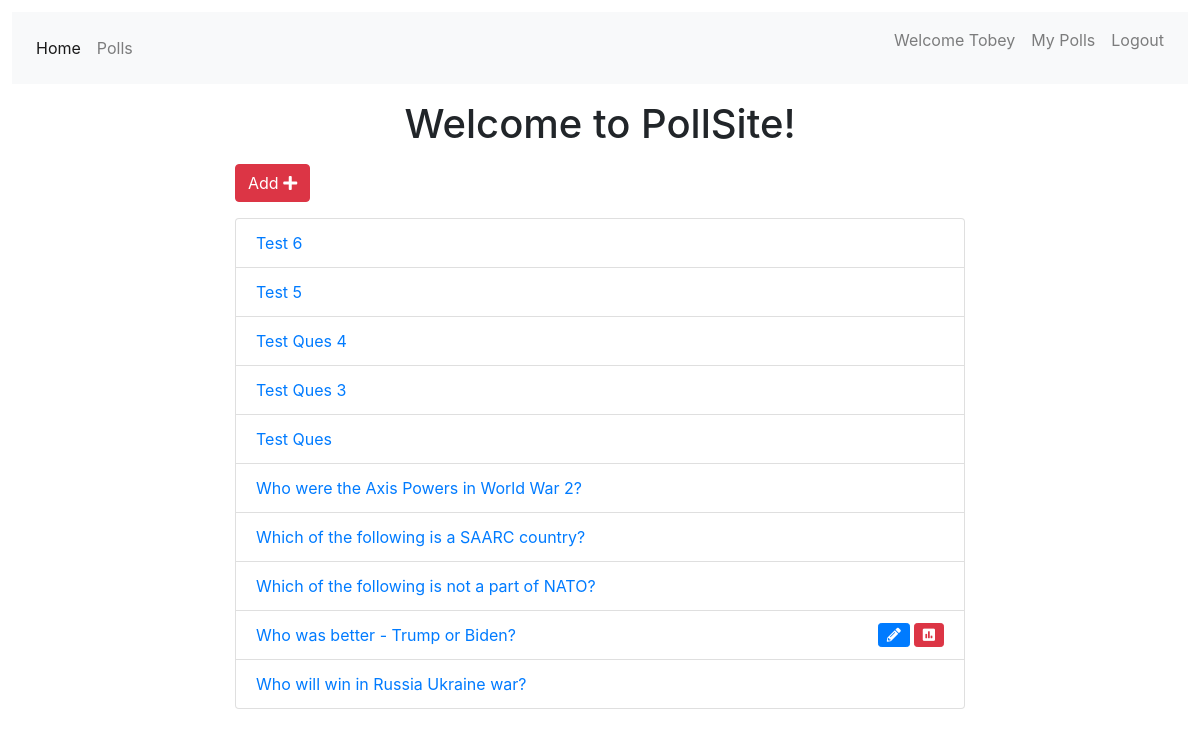
The app's page /polls/list/ (signed in) with its own data.
### accounts/models.py (models this page shows, shortened)
class User_meta_data(models.Model):
    first_name = models.CharField(max_length=200,null=True,blank=True)
    last_name = models.CharField(max_length=200, null=True, blank=True)
    user = models.ForeignKey(User,related_name='usermeta',on_delete=models.CASCADE)

### polls/models.py (models this page shows, shortened)
class Poll_question(models.Model):
    question_body = models.CharField(max_length=200)
    is_single = models.BooleanField(default=1, verbose_name="Single Choice")
    published_date = models.DateTimeField('Date Published', default=timezone.now)
    creator = models.ForeignKey(User, on_delete=models.CASCADE)
    class Meta:
        ordering = ['-published_date']

### polls/views.py (the view)
# urls.py: path('list/', views.polls_list, name='list'),
@login_required()
def polls_list(request):
    all_questions = Poll_question.objects.all()
    user_meta = User_meta_data.objects.get(id=request.user.id)
    context = {
        'polls': all_questions,
        'media_icons': False,
        'user': user_meta
    }
    return render(request, 'polls/polls_list.html', context)

### polls/templates/polls/polls_list.html (shortened to what this page needs)
{% extends 'base.html' %}
{% block content %}
<div class="container">
    <div class="row">
        <div class="col-md-8 offset-sm-2" style="padding-bottom: 1vw;background-color: rgba(255, 255, 255, 0.9);">
            <h1 class="text-center mt-3 mb-3">Welcome to PollSite!</h1>
            <a class="btn btn-danger mb-3" href="{% url 'polls:add' %}" role="button">Add <i class="fas fa-plus"></i></a>
            <ul class="list-group">
                {% for poll in polls %}
                <li class="list-group-item">
                    <a href="{% url 'polls:detail' poll.id %}">
                        {{ poll.question_body|truncatewords:10 }}
                    </a>
                    {% if request.user == poll.creator %}
                    <a href="{% url 'polls:result' poll.id %}" data-toggle="tooltip" data-placement="top" title="Poll Result">
                        <i class="fas fa-poll float-right btn btn-danger btn-sm">
                        </i>
                    </a>
                    <a href="{% url 'polls:edit' poll.id %}" class="mr-3" data-toggle="tooltip" data-placement="top" title="Edit Poll">
                        <i class="fas fa-pencil-alt float-right btn btn-primary btn-sm mr-1">
                        </i>
                    </a>
                    {% endif %}
                </li>
                {% endfor %}
            </ul>
        </div>
    </div>
</div>
{% endblock content %}

### templates/navbar.html (shortened to what this page needs)
<nav class="navbar navbar-expand-sm navbar-light bg-light">
    <div class="collapse navbar-collapse" id="collapsibleNavId">
        <ul class="navbar-nav mr-auto mt-2 mt-lg-0">
            <li class="nav-item active">
                <a class="nav-link" href="{% url 'home' %}">Home <span class="sr-only">(current)</span></a>
            </li>
            {% if request.user.is_authenticated %}
            <li class="nav-item">
                <a class="nav-link" href="{% url 'polls:list' %}">Polls</a>
            </li>
            {% endif %}
        </ul>
        <div class="navbar-nav ml-auto">
            {% if request.user.is_authenticated %}
            <p class="nav-link">Welcome {{user.first_name}}</p>
            <a class="nav-link" href="{% url 'polls:list_by_user' %}">My Polls</a>
            <a class="nav-link" href="{% url 'accounts:logout' %}">Logout</a>
            {% else %}
            <a class="nav-link" href="{% url 'accounts:login' %}">Login</a>
            <a class="nav-link" href="{% url 'accounts:register' %}">Register</a>
            {% endif %}
        </div>
    </div>
</nav>

### templates/base.html (style rules this page uses)
html, body { height: 100%; padding: 0.5vw; }

### polls/templates/polls/polls_list.html (style rules this page uses)
body { background-image: url('https://www.vevox.com/getmedia/00b2a9e0-8835-418a-b6da-3c0d88b52cf8/Conferences-Events-Header-01.jpg'); background-size: cover; }

### records on screen
User_meta_data: first_name "Tobey"
Poll_question: question_body "Test 6"
Poll_question: question_body "Test 5"
Poll_question: question_body "Test Ques 4"
Poll_question: question_body "Test Ques 3"
Poll_question: question_body "Test Ques"
Poll_question: question_body "Who were the Axis Powers in World War 2?"
Poll_question: question_body "Which of the following is a SAARC country?"
Poll_question: question_body "Which of the following is not a part of NATO?"
Poll_question: question_body "Who was better - Trump or Biden?"
Poll_question: question_body "Who will win in Russia Ukraine war?"
